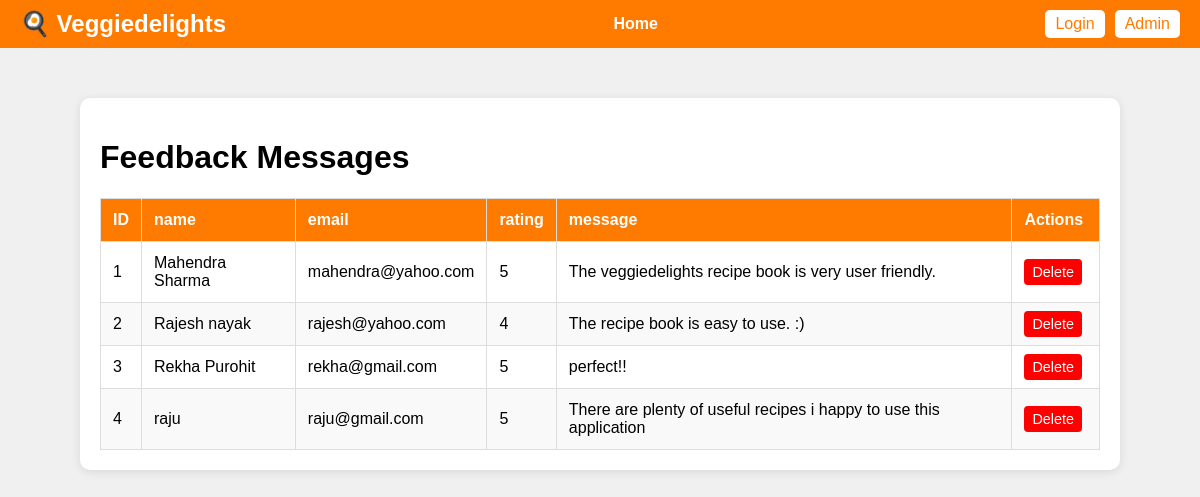
Screenshot of /view_feedback.php with the database file from the repository.
### tables this page shows
CREATE TABLE `feedback` (
  `id` int(11) NOT NULL,
  `name` varchar(2000) NOT NULL,
  `email` varchar(2000) NOT NULL,
  `rating` varchar(2000) NOT NULL,
  `message` varchar(2000) NOT NULL,
  `status` int(11) NOT NULL,
  `created_at` timestamp NOT NULL DEFAULT current_timestamp(),
  `updated_at` timestamp NOT NULL DEFAULT current_timestamp() ON UPDATE current_timestamp()
);

### view_feedback.php (the view, shortened to what this page needs)
<?php
include 'config.php';
$role = $_SESSION['role'] ?? 'guest';
$email = $_SESSION['email'] ?? '';
?>
<!DOCTYPE html>
<html lang="en">
<head>
</head>
<body>
<header class="navbar">
    <div class="logo"><a href="index.php">🍳 Veggiedelights</a></div>
    <nav>
        <a href="index.php">Home</a>
    </nav>
    <div class="auth-links">
        <?php if ($role === 'admin'): ?>
            <span class="welcome">👋 Hello Admin</span>
            <a href="logout.php" class="nav-link">Logout</a>
        <?php elseif ($role === 'user'): ?>
            <span class="welcome">👋 Hello <?php echo htmlspecialchars($email); ?></span>
            <a href="logout.php" class="nav-link">Logout</a>
        <?php else: ?>
            <a href="login.php" class="nav-link">Login</a>
            <a href="admin_login.php" class="nav-link">Admin</a>
        <?php endif; ?>
    </div>
</header>
<div class="main-content">
    <h1>Feedback Messages</h1>
    <div class="table-container">
        <table id="feedbackTable">
            <thead>
                <tr>
                    <th>ID</th>
                    <th>name</th>
                    <th>email</th>
                    <th>rating</th>
                    <th>message</th>
                    <th>Actions</th>
                </tr>
            </thead>
            <tbody>
                <?php
                $id = 1;
                $fet = "SELECT * FROM feedback ORDER BY id DESC";
                $fet_rs = mysqli_query($con, $fet);
                while($fet_arr = mysqli_fetch_array($fet_rs)) {
                ?>
                    <tr>
                        <td><?php echo $id++; ?></td>
                        <td><?php echo htmlspecialchars($fet_arr['name']); ?></td>
                        <td><?php echo htmlspecialchars($fet_arr['email']); ?></td>
                        <td><?php echo htmlspecialchars($fet_arr['rating']); ?></td>
                        <td><?php echo htmlspecialchars($fet_arr['message']); ?></td>
                        <td>
                            <a href="view_feedback.php?delete=<?php echo $fet_arr['id']; ?>" class="action-link delete-link" onclick="return confirmDelete();">Delete</a>
                        </td>
                    </tr>
                <?php } ?>
            </tbody>
        </table>
    </div>
</div>
</body>
</html>

### view_feedback.php (style rules this page uses)
body { font-family: Arial, sans-serif; background:#f0f0f0; margin:0; padding:0; }
.main-content { max-width: 1000px; margin: 50px auto; padding: 20px; background: #fff; border-radius: 10px; box-shadow: 0 2px 10px rgba(0,0,0,0.1); }
header.navbar { display: flex; justify-content: space-between; align-items: center; background-color:#ff7b00; padding:10px 20px; flex-wrap: wrap; }
header.navbar .logo a { font-size: 1.5rem; font-weight: bold; color:#fff; text-decoration:none; }
header.navbar nav { display:flex; gap:15px; flex-wrap: wrap; align-items: center; }
header.navbar nav a { color:#fff; text-decoration:none; padding:5px 10px; border-radius:5px; transition: 0.3s;font-weight:bold; }
.auth-links { display:flex; align-items:center; gap:10px; flex-wrap: wrap; }
.auth-links .nav-link { background:#fff; color:#ff7b00; padding:5px 10px; border-radius:5px; text-decoration:none; transition:0.3s; }
.table-container { overflow-x:auto; margin-top:20px; }
table { width:100%; border-collapse:collapse; min-width:700px; }
table th, table td { padding:12px; border:1px solid #ddd; text-align:left; }
table th { background:#ff7b00; color:#fff; position: sticky; top:0; }
table tr:nth-child(even) { background:#f9f9f9; }
.action-link { color:#fff; padding:5px 8px; border-radius:4px; text-decoration:none; margin-right:5px; font-size:0.9em; }
.delete-link { background:red; }

### rows the page displays
feedback: name "Mahendra Sharma", email "mahendra@yahoo.com", rating "5", message "The veggiedelights recipe book is very user friendly."
feedback: name "Rajesh nayak", email "rajesh@yahoo.com", rating "4", message "The recipe book is easy to use. :)"
feedback: name "Rekha Purohit", email "rekha@gmail.com", rating "5", message "perfect!!"
feedback: name "raju", email "raju@gmail.com", rating "5", message "There are plenty of useful recipes i happy to use this application"
